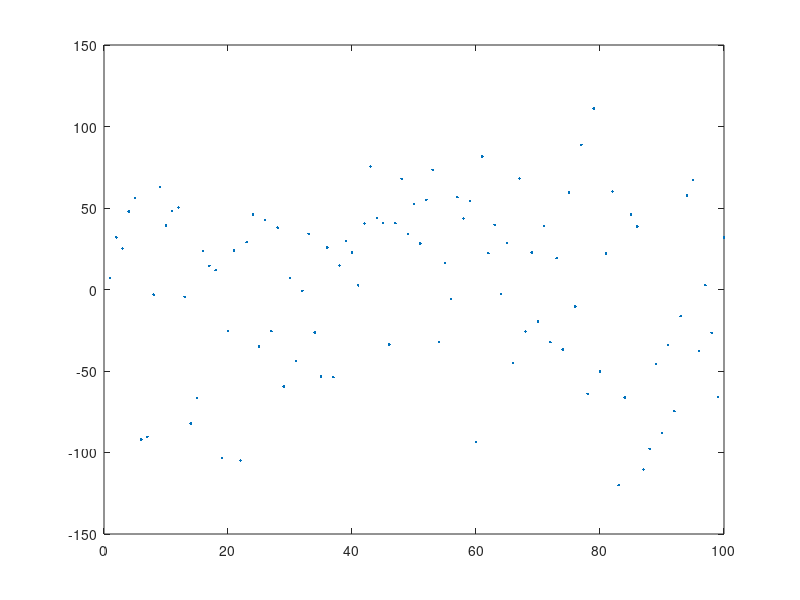

MATLAB code to generate this figure: (Note: this script raises an error after producing the figure.)
close all; clear all; 

X=1:100; 

ymax=60;

Y=rand([1 size(X,2)])*(2*ymax)-ymax; 
Y=randn([1 size(X,2)])*ymax;

plot(X,Y, '.')
for i=1:size(X,2)
  for j=1:size(X,2)
    if i != j
      D(end+1)= abs(Y(i) - Y(j));
    endif
  endfor
endfor

figure; plot(1:size(D,2),D, '.'); ylim([0 ymax*2]);

figure; plot(1:size(D,2), D/(sqrt(var(D))/0.26115), '.');

